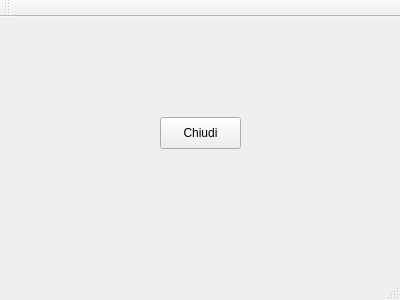
<?xml version="1.0" encoding="UTF-8"?>
<ui version="4.0">
 <class>MainWindow</class>
 <widget class="QMainWindow" name="MainWindow">
  <property name="geometry">
   <rect>
    <x>0</x>
    <y>0</y>
    <width>400</width>
    <height>300</height>
   </rect>
  </property>
  <property name="windowTitle">
   <string>MainWindow</string>
  </property>
  <widget class="QWidget" name="centralWidget">
   <widget class="QPushButton" name="pushButton">
    <property name="geometry">
     <rect>
      <x>160</x>
      <y>100</y>
      <width>81</width>
      <height>32</height>
     </rect>
    </property>
    <property name="text">
     <string>Chiudi</string>
    </property>
   </widget>
  </widget>
  <widget class="QMenuBar" name="menuBar">
   <property name="geometry">
    <rect>
     <x>0</x>
     <y>0</y>
     <width>400</width>
     <height>22</height>
    </rect>
   </property>
  </widget>
  <widget class="QToolBar" name="mainToolBar">
   <attribute name="toolBarArea">
    <enum>TopToolBarArea</enum>
   </attribute>
   <attribute name="toolBarBreak">
    <bool>false</bool>
   </attribute>
  </widget>
  <widget class="QStatusBar" name="statusBar"/>
 </widget>
 <layoutdefault spacing="6" margin="11"/>
 <resources/>
 <connections/>
</ui>
